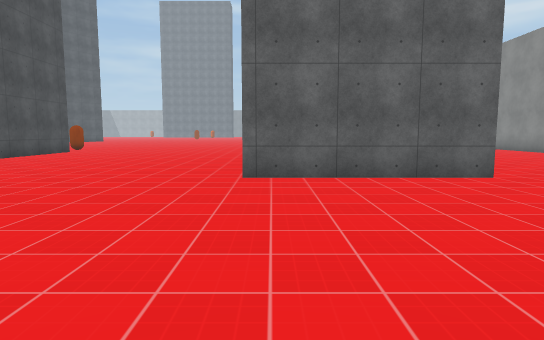
[1] (above)

18 first-person views from a walk through a Unity game level. The camera is 1.4 m above the floor, tilts 6° down and sees 75° across. The floor is counted in squares, 2 m on a side. Each view is taken from the middle of a square. On the plan, view 1 faces up. The plan holds only what a view shows up to about 11 squares ahead; the rest is blank. The place goes on beyond the plan. Surface patterns are stand-ins for the level's own textures.

[2]
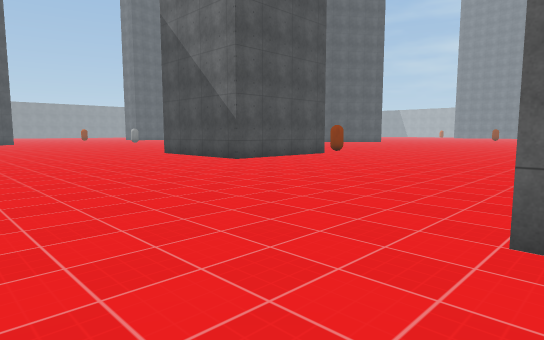

[3]
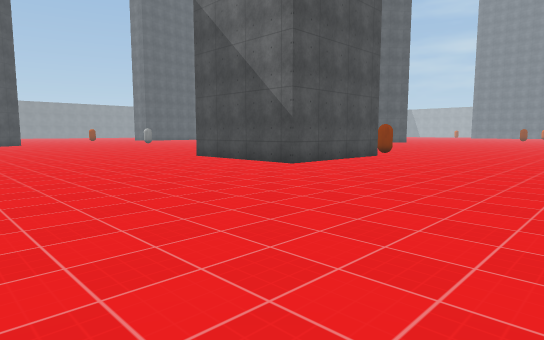

[4]
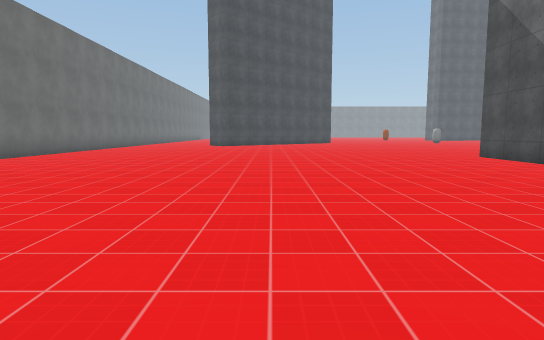

[5]
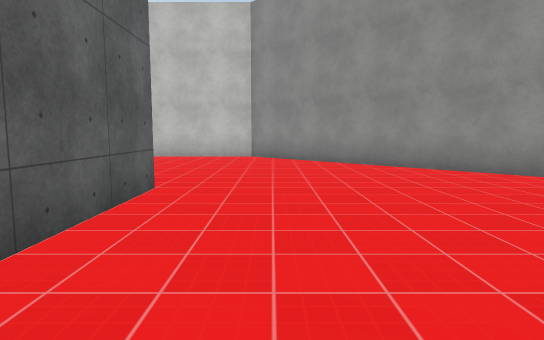

[6]
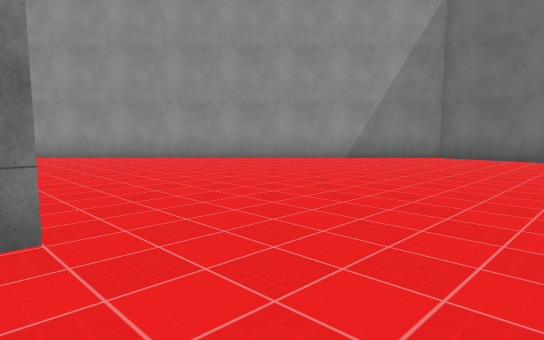

[7]
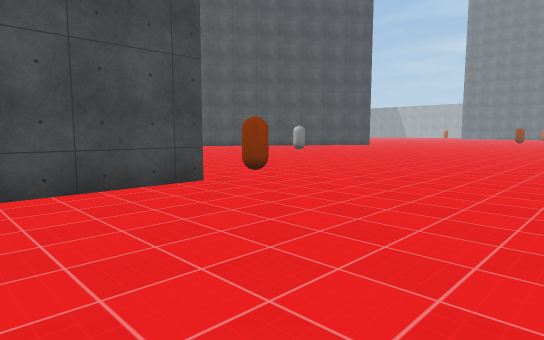

[8]
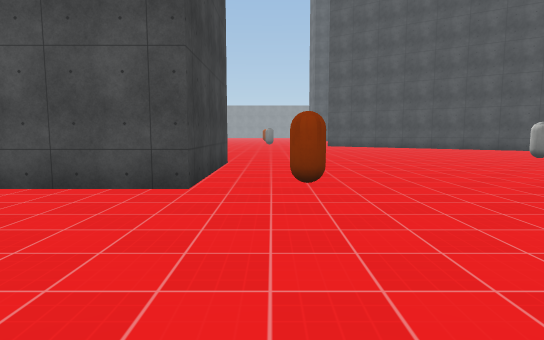

[9]
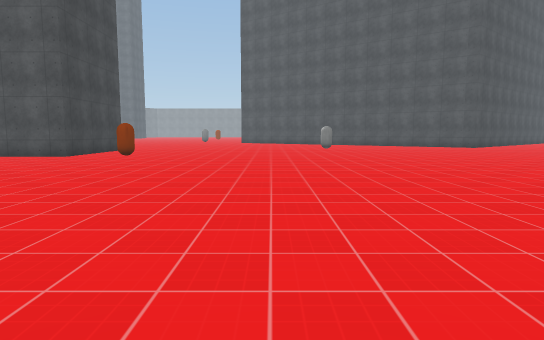

[10]
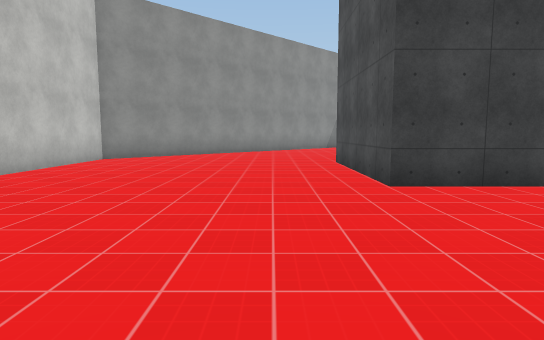

[11]
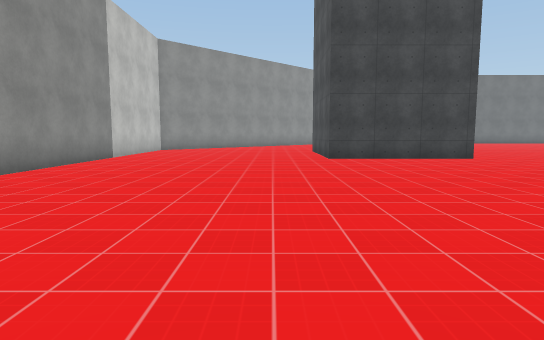

[12]
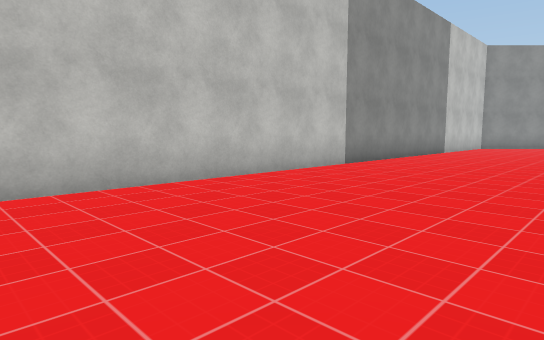

[13]
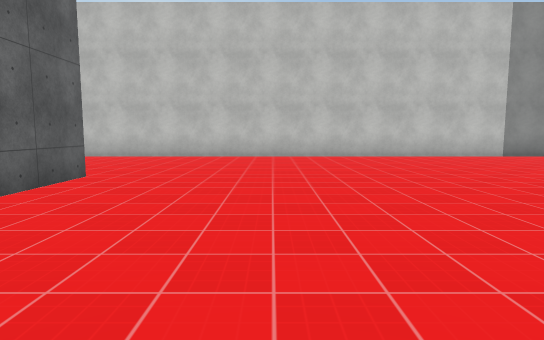

[14]
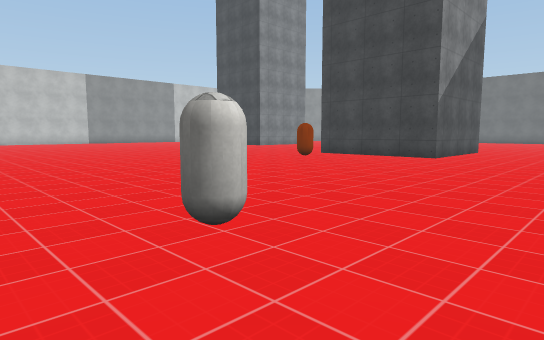

[15]
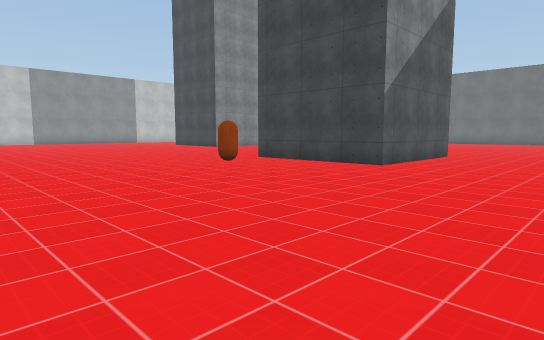

[16]
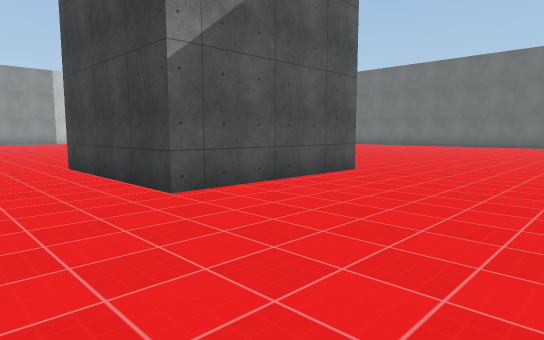

[17]
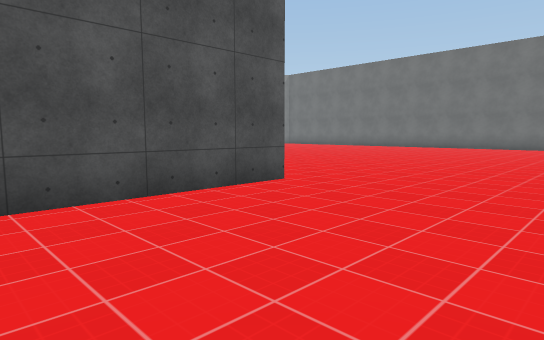

[18]
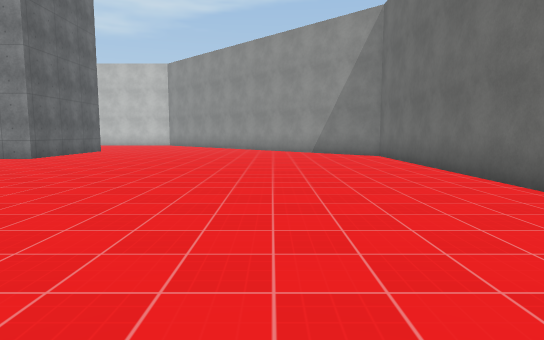

### Floor plan
Points are (right, up) in squares from view 1. A wall is a line through its corners. A room is listed if a view was taken in it or the views show most of it. See-through windows are left out.
Room 1 (views 1, 2, 3, 4, 5, 6, 7, 8, 9, 10, 11, 12, 13, 14, 15, 16, 17, 18)
walls: (-7.4, 13) (-7.4, 9) (-11.3, 9) (-11.3, 13) (-7.4, 13); (-0.5, 9.4) (3.5, 9.4) (3.5, 5.5) (-0.5, 5.5) (-0.5, 6.4); (4.8, 25) (2.8, 25); (-5.9, -4.2) (0.7, -4.2) (9.5, 4.6) (9.5, 27.6); (-12.1, -4.2) (-10.4, -4.2)
objects: capsule (-13, 21) to (-13, 22)

Positions as (right, up) in squares from view 1, and headings:
1: (0, 0), facing up
2: (0, 3), facing up-left
3: (-2, 3), facing up-left
4: (-1, 3), facing left
5: (-1, 4), facing right
6: (-3, 6), facing down-right
7: (-3, 10), facing up-left
8: (-3, 14), facing left
9: (3, 19), facing left
10: (5, 14), facing down
11: (5, 19), facing down
12: (5, 22), facing down-right
13: (-1, 22), facing right
14: (-15, 23), facing down-right
15: (-15, 20), facing down-right
16: (-15, 15), facing down-right
17: (-15, 13), facing down-right
18: (-10, -1), facing right
